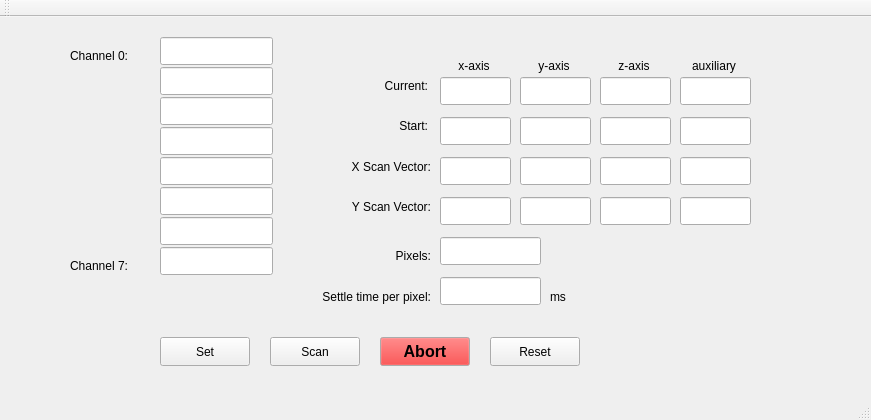
<?xml version="1.0" encoding="UTF-8"?>
<ui version="4.0">
 <class>MainWindow</class>
 <widget class="QMainWindow" name="MainWindow">
  <property name="geometry">
   <rect>
    <x>0</x>
    <y>0</y>
    <width>871</width>
    <height>420</height>
   </rect>
  </property>
  <property name="windowTitle">
   <string>MainWindow</string>
  </property>
  <widget class="QWidget" name="centralWidget">
   <widget class="QLineEdit" name="channel0_out_0">
    <property name="geometry">
     <rect>
      <x>160</x>
      <y>20</y>
      <width>113</width>
      <height>28</height>
     </rect>
    </property>
    <property name="readOnly">
     <bool>true</bool>
    </property>
   </widget>
   <widget class="QLineEdit" name="channel0_out_2">
    <property name="geometry">
     <rect>
      <x>160</x>
      <y>80</y>
      <width>113</width>
      <height>28</height>
     </rect>
    </property>
    <property name="readOnly">
     <bool>true</bool>
    </property>
   </widget>
   <widget class="QLineEdit" name="channel0_out_3">
    <property name="geometry">
     <rect>
      <x>160</x>
      <y>110</y>
      <width>113</width>
      <height>28</height>
     </rect>
    </property>
    <property name="readOnly">
     <bool>true</bool>
    </property>
   </widget>
   <widget class="QLineEdit" name="channel0_out_4">
    <property name="geometry">
     <rect>
      <x>160</x>
      <y>140</y>
      <width>113</width>
      <height>28</height>
     </rect>
    </property>
    <property name="readOnly">
     <bool>true</bool>
    </property>
   </widget>
   <widget class="QLineEdit" name="channel0_out_5">
    <property name="geometry">
     <rect>
      <x>160</x>
      <y>170</y>
      <width>113</width>
      <height>28</height>
     </rect>
    </property>
    <property name="readOnly">
     <bool>true</bool>
    </property>
   </widget>
   <widget class="QLineEdit" name="channel0_out_6">
    <property name="geometry">
     <rect>
      <x>160</x>
      <y>200</y>
      <width>113</width>
      <height>28</height>
     </rect>
    </property>
    <property name="readOnly">
     <bool>true</bool>
    </property>
   </widget>
   <widget class="QLineEdit" name="channel0_out_7">
    <property name="geometry">
     <rect>
      <x>160</x>
      <y>230</y>
      <width>113</width>
      <height>28</height>
     </rect>
    </property>
    <property name="readOnly">
     <bool>true</bool>
    </property>
   </widget>
   <widget class="QLineEdit" name="channel0_out_1">
    <property name="geometry">
     <rect>
      <x>160</x>
      <y>50</y>
      <width>113</width>
      <height>28</height>
     </rect>
    </property>
    <property name="readOnly">
     <bool>true</bool>
    </property>
   </widget>
   <widget class="QLabel" name="label">
    <property name="geometry">
     <rect>
      <x>70</x>
      <y>30</y>
      <width>81</width>
      <height>18</height>
     </rect>
    </property>
    <property name="text">
     <string>Channel 0:</string>
    </property>
   </widget>
   <widget class="QLabel" name="label_2">
    <property name="geometry">
     <rect>
      <x>70</x>
      <y>240</y>
      <width>81</width>
      <height>18</height>
     </rect>
    </property>
    <property name="text">
     <string>Channel 7:</string>
    </property>
   </widget>
   <widget class="QLabel" name="label_3">
    <property name="geometry">
     <rect>
      <x>360</x>
      <y>100</y>
      <width>68</width>
      <height>18</height>
     </rect>
    </property>
    <property name="text">
     <string>Start:</string>
    </property>
    <property name="alignment">
     <set>Qt::AlignRight|Qt::AlignTrailing|Qt::AlignVCenter</set>
    </property>
   </widget>
   <widget class="QLabel" name="label_4">
    <property name="geometry">
     <rect>
      <x>360</x>
      <y>60</y>
      <width>68</width>
      <height>18</height>
     </rect>
    </property>
    <property name="text">
     <string>Current:</string>
    </property>
    <property name="alignment">
     <set>Qt::AlignRight|Qt::AlignTrailing|Qt::AlignVCenter</set>
    </property>
   </widget>
   <widget class="QLabel" name="label_5">
    <property name="geometry">
     <rect>
      <x>320</x>
      <y>140</y>
      <width>111</width>
      <height>20</height>
     </rect>
    </property>
    <property name="text">
     <string>X Scan Vector:</string>
    </property>
    <property name="alignment">
     <set>Qt::AlignRight|Qt::AlignTrailing|Qt::AlignVCenter</set>
    </property>
   </widget>
   <widget class="QLabel" name="label_6">
    <property name="geometry">
     <rect>
      <x>320</x>
      <y>180</y>
      <width>111</width>
      <height>20</height>
     </rect>
    </property>
    <property name="text">
     <string>Y Scan Vector:</string>
    </property>
    <property name="alignment">
     <set>Qt::AlignRight|Qt::AlignTrailing|Qt::AlignVCenter</set>
    </property>
   </widget>
   <widget class="QLabel" name="label_7">
    <property name="geometry">
     <rect>
      <x>360</x>
      <y>230</y>
      <width>71</width>
      <height>18</height>
     </rect>
    </property>
    <property name="text">
     <string>Pixels:</string>
    </property>
    <property name="alignment">
     <set>Qt::AlignRight|Qt::AlignTrailing|Qt::AlignVCenter</set>
    </property>
   </widget>
   <widget class="QLabel" name="label_8">
    <property name="geometry">
     <rect>
      <x>280</x>
      <y>270</y>
      <width>151</width>
      <height>20</height>
     </rect>
    </property>
    <property name="text">
     <string>Settle time per pixel:</string>
    </property>
    <property name="alignment">
     <set>Qt::AlignRight|Qt::AlignTrailing|Qt::AlignVCenter</set>
    </property>
   </widget>
   <widget class="QLineEdit" name="start_x">
    <property name="geometry">
     <rect>
      <x>440</x>
      <y>100</y>
      <width>71</width>
      <height>28</height>
     </rect>
    </property>
    <property name="readOnly">
     <bool>false</bool>
    </property>
   </widget>
   <widget class="QLineEdit" name="start_y">
    <property name="geometry">
     <rect>
      <x>520</x>
      <y>100</y>
      <width>71</width>
      <height>28</height>
     </rect>
    </property>
    <property name="readOnly">
     <bool>false</bool>
    </property>
   </widget>
   <widget class="QLineEdit" name="start_z">
    <property name="geometry">
     <rect>
      <x>600</x>
      <y>100</y>
      <width>71</width>
      <height>28</height>
     </rect>
    </property>
    <property name="readOnly">
     <bool>false</bool>
    </property>
   </widget>
   <widget class="QLineEdit" name="start_aux">
    <property name="geometry">
     <rect>
      <x>680</x>
      <y>100</y>
      <width>71</width>
      <height>28</height>
     </rect>
    </property>
    <property name="readOnly">
     <bool>false</bool>
    </property>
   </widget>
   <widget class="QLineEdit" name="current_aux">
    <property name="geometry">
     <rect>
      <x>680</x>
      <y>60</y>
      <width>71</width>
      <height>28</height>
     </rect>
    </property>
    <property name="readOnly">
     <bool>false</bool>
    </property>
   </widget>
   <widget class="QLineEdit" name="current_y">
    <property name="geometry">
     <rect>
      <x>520</x>
      <y>60</y>
      <width>71</width>
      <height>28</height>
     </rect>
    </property>
    <property name="readOnly">
     <bool>false</bool>
    </property>
   </widget>
   <widget class="QLineEdit" name="current_z">
    <property name="geometry">
     <rect>
      <x>600</x>
      <y>60</y>
      <width>71</width>
      <height>28</height>
     </rect>
    </property>
    <property name="readOnly">
     <bool>false</bool>
    </property>
   </widget>
   <widget class="QLineEdit" name="current_x">
    <property name="geometry">
     <rect>
      <x>440</x>
      <y>60</y>
      <width>71</width>
      <height>28</height>
     </rect>
    </property>
    <property name="readOnly">
     <bool>false</bool>
    </property>
   </widget>
   <widget class="QLabel" name="label_9">
    <property name="geometry">
     <rect>
      <x>440</x>
      <y>40</y>
      <width>68</width>
      <height>18</height>
     </rect>
    </property>
    <property name="text">
     <string>x-axis</string>
    </property>
    <property name="alignment">
     <set>Qt::AlignCenter</set>
    </property>
   </widget>
   <widget class="QLabel" name="label_10">
    <property name="geometry">
     <rect>
      <x>520</x>
      <y>40</y>
      <width>68</width>
      <height>18</height>
     </rect>
    </property>
    <property name="text">
     <string>y-axis</string>
    </property>
    <property name="alignment">
     <set>Qt::AlignCenter</set>
    </property>
   </widget>
   <widget class="QLabel" name="label_11">
    <property name="geometry">
     <rect>
      <x>600</x>
      <y>40</y>
      <width>68</width>
      <height>18</height>
     </rect>
    </property>
    <property name="text">
     <string>z-axis</string>
    </property>
    <property name="alignment">
     <set>Qt::AlignCenter</set>
    </property>
   </widget>
   <widget class="QLabel" name="label_12">
    <property name="geometry">
     <rect>
      <x>680</x>
      <y>40</y>
      <width>68</width>
      <height>18</height>
     </rect>
    </property>
    <property name="text">
     <string>auxiliary</string>
    </property>
    <property name="alignment">
     <set>Qt::AlignCenter</set>
    </property>
   </widget>
   <widget class="QLineEdit" name="scanx_aux">
    <property name="geometry">
     <rect>
      <x>680</x>
      <y>140</y>
      <width>71</width>
      <height>28</height>
     </rect>
    </property>
    <property name="readOnly">
     <bool>false</bool>
    </property>
   </widget>
   <widget class="QLineEdit" name="scanx_y">
    <property name="geometry">
     <rect>
      <x>520</x>
      <y>140</y>
      <width>71</width>
      <height>28</height>
     </rect>
    </property>
    <property name="readOnly">
     <bool>false</bool>
    </property>
   </widget>
   <widget class="QLineEdit" name="scanx_z">
    <property name="geometry">
     <rect>
      <x>600</x>
      <y>140</y>
      <width>71</width>
      <height>28</height>
     </rect>
    </property>
    <property name="readOnly">
     <bool>false</bool>
    </property>
   </widget>
   <widget class="QLineEdit" name="scanx_x">
    <property name="geometry">
     <rect>
      <x>440</x>
      <y>140</y>
      <width>71</width>
      <height>28</height>
     </rect>
    </property>
    <property name="readOnly">
     <bool>false</bool>
    </property>
   </widget>
   <widget class="QLineEdit" name="scany_aux">
    <property name="geometry">
     <rect>
      <x>680</x>
      <y>180</y>
      <width>71</width>
      <height>28</height>
     </rect>
    </property>
    <property name="readOnly">
     <bool>false</bool>
    </property>
   </widget>
   <widget class="QLineEdit" name="scany_y">
    <property name="geometry">
     <rect>
      <x>520</x>
      <y>180</y>
      <width>71</width>
      <height>28</height>
     </rect>
    </property>
    <property name="readOnly">
     <bool>false</bool>
    </property>
   </widget>
   <widget class="QLineEdit" name="scany_z">
    <property name="geometry">
     <rect>
      <x>600</x>
      <y>180</y>
      <width>71</width>
      <height>28</height>
     </rect>
    </property>
    <property name="readOnly">
     <bool>false</bool>
    </property>
   </widget>
   <widget class="QLineEdit" name="scany_x">
    <property name="geometry">
     <rect>
      <x>440</x>
      <y>180</y>
      <width>71</width>
      <height>28</height>
     </rect>
    </property>
    <property name="readOnly">
     <bool>false</bool>
    </property>
   </widget>
   <widget class="QLineEdit" name="pixels">
    <property name="geometry">
     <rect>
      <x>440</x>
      <y>220</y>
      <width>101</width>
      <height>28</height>
     </rect>
    </property>
    <property name="readOnly">
     <bool>false</bool>
    </property>
   </widget>
   <widget class="QLineEdit" name="tsettle">
    <property name="geometry">
     <rect>
      <x>440</x>
      <y>260</y>
      <width>101</width>
      <height>28</height>
     </rect>
    </property>
    <property name="readOnly">
     <bool>false</bool>
    </property>
   </widget>
   <widget class="QLabel" name="label_13">
    <property name="geometry">
     <rect>
      <x>550</x>
      <y>270</y>
      <width>31</width>
      <height>20</height>
     </rect>
    </property>
    <property name="text">
     <string>ms</string>
    </property>
    <property name="alignment">
     <set>Qt::AlignLeading|Qt::AlignLeft|Qt::AlignVCenter</set>
    </property>
   </widget>
   <widget class="QPushButton" name="setButton">
    <property name="geometry">
     <rect>
      <x>160</x>
      <y>320</y>
      <width>90</width>
      <height>29</height>
     </rect>
    </property>
    <property name="text">
     <string>Set</string>
    </property>
   </widget>
   <widget class="QPushButton" name="scanButton">
    <property name="geometry">
     <rect>
      <x>270</x>
      <y>320</y>
      <width>90</width>
      <height>29</height>
     </rect>
    </property>
    <property name="text">
     <string>Scan</string>
    </property>
   </widget>
   <widget class="QPushButton" name="abortButton">
    <property name="geometry">
     <rect>
      <x>380</x>
      <y>320</y>
      <width>90</width>
      <height>29</height>
     </rect>
    </property>
    <property name="palette">
     <palette>
      <active>
       <colorrole role="Button">
        <brush brushstyle="SolidPattern">
         <color alpha="255">
          <red>255</red>
          <green>0</green>
          <blue>0</blue>
         </color>
        </brush>
       </colorrole>
      </active>
      <inactive>
       <colorrole role="Button">
        <brush brushstyle="SolidPattern">
         <color alpha="255">
          <red>255</red>
          <green>0</green>
          <blue>0</blue>
         </color>
        </brush>
       </colorrole>
      </inactive>
      <disabled>
       <colorrole role="Button">
        <brush brushstyle="SolidPattern">
         <color alpha="255">
          <red>255</red>
          <green>0</green>
          <blue>0</blue>
         </color>
        </brush>
       </colorrole>
      </disabled>
     </palette>
    </property>
    <property name="font">
     <font>
      <pointsize>12</pointsize>
      <weight>75</weight>
      <bold>true</bold>
     </font>
    </property>
    <property name="text">
     <string>Abort</string>
    </property>
   </widget>
   <widget class="QPushButton" name="resetButton">
    <property name="geometry">
     <rect>
      <x>490</x>
      <y>320</y>
      <width>90</width>
      <height>29</height>
     </rect>
    </property>
    <property name="text">
     <string>Reset</string>
    </property>
   </widget>
  </widget>
  <widget class="QMenuBar" name="menuBar">
   <property name="geometry">
    <rect>
     <x>0</x>
     <y>0</y>
     <width>871</width>
     <height>26</height>
    </rect>
   </property>
  </widget>
  <widget class="QToolBar" name="mainToolBar">
   <attribute name="toolBarArea">
    <enum>TopToolBarArea</enum>
   </attribute>
   <attribute name="toolBarBreak">
    <bool>false</bool>
   </attribute>
  </widget>
  <widget class="QStatusBar" name="statusBar"/>
 </widget>
 <layoutdefault spacing="6" margin="11"/>
 <resources/>
 <connections>
  <connection>
   <sender>setButton</sender>
   <signal>clicked()</signal>
   <receiver>MainWindow</receiver>
   <slot>setButtonClicked()</slot>
   <hints>
    <hint type="sourcelabel">
     <x>206</x>
     <y>371</y>
    </hint>
    <hint type="destinationlabel">
     <x>103</x>
     <y>327</y>
    </hint>
   </hints>
  </connection>
  <connection>
   <sender>scanButton</sender>
   <signal>clicked()</signal>
   <receiver>MainWindow</receiver>
   <slot>scanButtonClicked()</slot>
   <hints>
    <hint type="sourcelabel">
     <x>330</x>
     <y>369</y>
    </hint>
    <hint type="destinationlabel">
     <x>274</x>
     <y>394</y>
    </hint>
   </hints>
  </connection>
  <connection>
   <sender>abortButton</sender>
   <signal>clicked()</signal>
   <receiver>MainWindow</receiver>
   <slot>abortButtonClicked()</slot>
   <hints>
    <hint type="sourcelabel">
     <x>430</x>
     <y>368</y>
    </hint>
    <hint type="destinationlabel">
     <x>782</x>
     <y>281</y>
    </hint>
   </hints>
  </connection>
  <connection>
   <sender>resetButton</sender>
   <signal>clicked()</signal>
   <receiver>MainWindow</receiver>
   <slot>resetButtonClicked()</slot>
   <hints>
    <hint type="sourcelabel">
     <x>531</x>
     <y>373</y>
    </hint>
    <hint type="destinationlabel">
     <x>779</x>
     <y>335</y>
    </hint>
   </hints>
  </connection>
 </connections>
 <slots>
  <slot>setButtonClicked()</slot>
  <slot>scanButtonClicked()</slot>
  <slot>abortButtonClicked()</slot>
  <slot>resetButtonClicked()</slot>
 </slots>
</ui>
